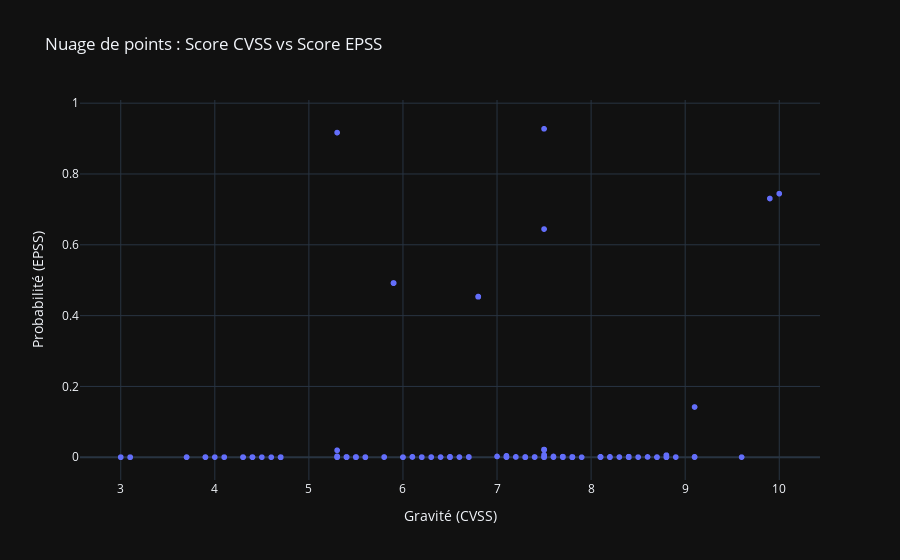

Source (notebook cell):
### Code cell
#Nuage de points CVSS vs EPSS
fig = px.scatter(df, x='Score CVSS', y='Score EPSS',
                 hover_data=['Identifiant CVE', 'Éditeur/Vendor', 'Produit'],
                 title="Nuage de points : Score CVSS vs Score EPSS",
                 labels={"Score CVSS": "Gravité (CVSS)", "Score EPSS": "Probabilité (EPSS)"})
fig.show()

### Figure 1 — Plotly figure (JSON) as saved in the notebook; plotly's stock layout.template omitted (floating-point values rounded to 4 significant figures; data arrays with more than 128 entries replaced by an {"elided": "..."} marker saying what was removed)
{"data": [{"customdata": {"elided": "1226x3 str values"}, "hovertemplate": "Gravité (CVSS)=%{x}<br>Probabilité (EPSS)=%{y}<br>Identifiant CVE=%{customdata[0]}<br>Éditeur/Vendor=%{customdata[1]}<br>Produit=%{customdata[2]}<extra></extra>", "legendgroup": "", "marker": {"color": "#636efa", "symbol": "circle"}, "mode": "markers", "name": "", "showlegend": false, "type": "scattergl", "x": {"elided": "1226 float values"}, "xaxis": "x", "y": {"elided": "1226 float values"}, "yaxis": "y"}], "layout": {"legend": {"tracegroupgap": 0}, "title": {"text": "Nuage de points : Score CVSS vs Score EPSS"}, "xaxis": {"anchor": "y", "domain": [0, 1], "title": {"text": "Gravité (CVSS)"}}, "yaxis": {"anchor": "x", "domain": [0, 1], "title": {"text": "Probabilité (EPSS)"}}}}
